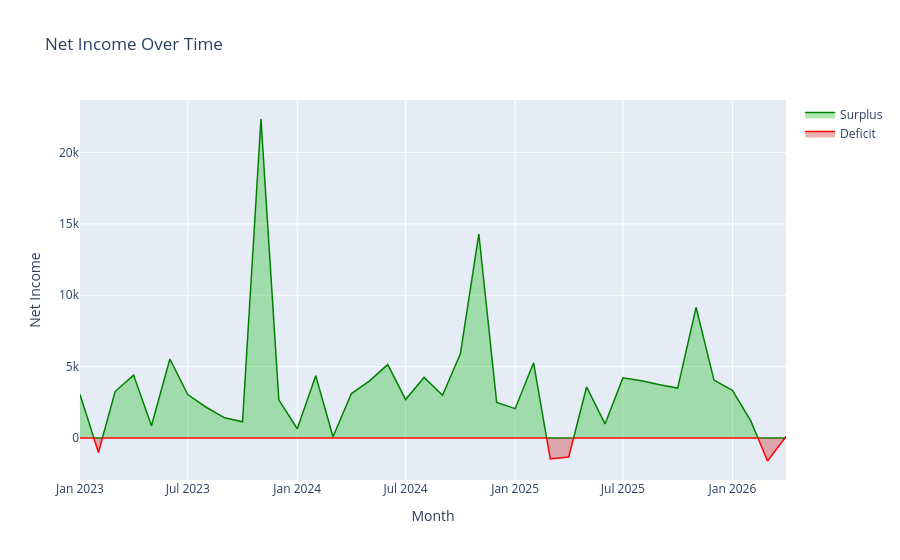

Notebook cell for this chart:
### Markdown cell above
# Net Income Over Time

### Code cell
import plotly.graph_objects as go
import numpy as np

df_dedup['Year_Month'] = pd.to_datetime(df_dedup['Year_Month'])
df = df_dedup[(df_dedup['Date'] > '01/01/2023') & (df_dedup['Date'] < '05/01/2026')].sort_values(['Year','Month'])
df = df[['Year_Month','Amount','transaction_type']].groupby(['Year_Month','transaction_type'], as_index=False).sum()
pivoted = df.pivot(index='Year_Month', columns='transaction_type', values='Amount')
pivoted['Net Income'] = pivoted['Debit'] - pivoted['Credit']
pivoted = pivoted.reset_index()[['Year_Month','Net Income']]

x = pivoted['Year_Month'].values
y = pivoted['Net Income'].values

# Interpolate zero crossings so color transitions happen exactly at y=0
new_x, new_y = [], []
for i in range(len(y)):
    new_x.append(x[i])
    new_y.append(y[i])
    if i < len(y) - 1 and y[i] * y[i + 1] < 0:
        t = float(y[i]) / float(y[i] - y[i + 1])
        new_x.append(x[i] + (x[i + 1] - x[i]) * t)
        new_y.append(0.0)

new_x = np.array(new_x)
new_y = np.array(new_y)

y_pos = np.where(new_y >= 0, new_y, 0)
y_neg = np.where(new_y <= 0, new_y, 0)

fig = go.Figure()
fig.add_trace(go.Scatter(
    x=new_x, y=y_pos,
    fill='tozeroy', mode='lines',
    line=dict(color='green', width=1.5),
    fillcolor='rgba(0,180,0,0.3)',
    name='Surplus'
))
fig.add_trace(go.Scatter(
    x=new_x, y=y_neg,
    fill='tozeroy', mode='lines',
    line=dict(color='red', width=1.5),
    fillcolor='rgba(200,0,0,0.3)',
    name='Deficit'
))
fig.update_layout(title='Net Income Over Time', xaxis_title='Month', yaxis_title='Net Income')
fig.show()
